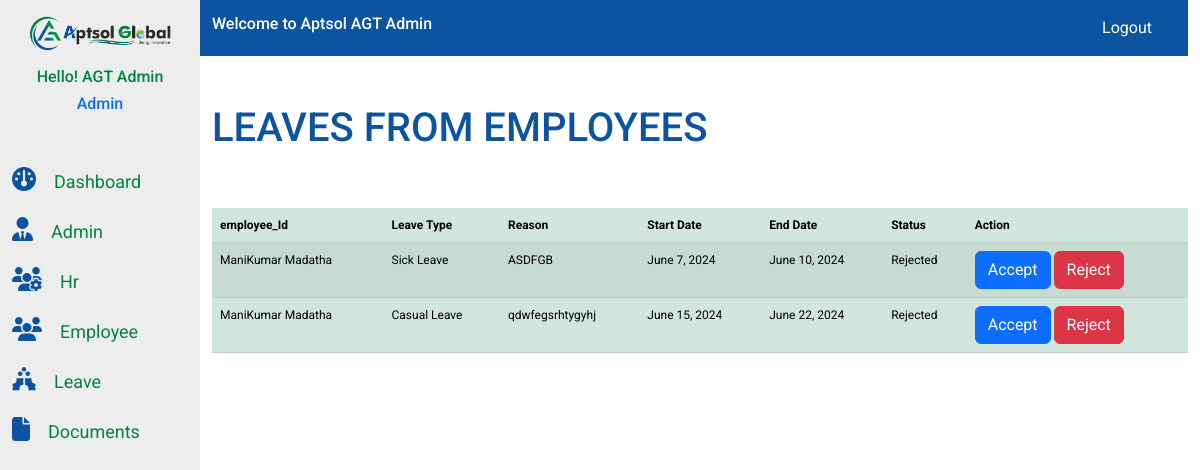
/handleleaves/ (signed in), run on the app's committed database.
### AGT_admin_app/models.py (models this page shows, shortened)
class Employee_detail(models.Model):
    image=models.ImageField(upload_to="images",null=True,blank=True)
    First_Name = models.CharField(max_length=50)
    Last_Name = models.CharField(max_length=50)
    Email = models.EmailField()
    Contact = models.BigIntegerField()
    Emp_Id = models.CharField(primary_key=True,max_length=20)
    Department = models.ForeignKey(Depart,on_delete=models.CASCADE)
    Designation = models.CharField(max_length=50)
    Salary = models.DecimalField(max_digits=10, decimal_places=2)
    BasicPay = models.DecimalField(max_digits=10, decimal_places=2)
    PAN = models.CharField(max_length=10)
    UAN = models.BigIntegerField()
    BankAccount = models.BigIntegerField()
    Location = models.CharField(max_length=50)
    def __str__(self):
        return f"{self.First_Name} {self.Last_Name}"

class LeaveRequest(models.Model):
    Emp_Id = models.ForeignKey(Employee_detail,on_delete=models.CASCADE)
    leave_type = models.ForeignKey(LeaveType, on_delete=models.CASCADE)
    start_date = models.DateField()
    end_date = models.DateField()
    reason = models.TextField()
    status = models.CharField(max_length=50, choices=[('pending', 'Pending'), ('approved', 'Approved'), ('rejected', 'Rejected')])

class LeaveType(models.Model):
    name=models.CharField(max_length=100,null=False)
    def __str__(self):
        return self.name

### AGT_Hr/views.py (the view)
# urls.py: path('handleleaves/',views.Handle_leave_requests,name="handleleaves"),
def Handle_leave_requests(request):
    if request.user.is_authenticated:
        current_user=request.user
        emps=Employee_detail.objects.get(Email=current_user.email)
        leaverequests=LeaveRequest.objects.all()
        context={"emp":emps,"leaverequests":leaverequests}
        return render(request,"leavesemp.html",context)
    else:
         return render(request,'login.html')

### AGT_Hr/templates/leavesemp.html (shortened to what this page needs)
{% extends "base.html" %}
{% load static %}
{% block mainnavcontent %}
<div class="row mt-5 mb-5">
    <div class="col-md-12">
        <h1 class="admin-head">
          LEAVES FROM EMPLOYEES
        </h1>
    </div>
</div>
<div class="row">
    <div class="col-md-12">
        <table class="table table-success table-striped">
            <thead>
              <tr>
                <th scope="col">employee_Id</th>
                <th scope="col">Leave Type</th>
                <th scope="col">Reason</th>
                <th scope="col">Start Date</th>
                <th scope="col">End Date</th>
                <th scope="col">Status</th>
                <th scope="col">Action</th>
            </tr>
            </thead>
            <tbody>
                {% for leaves in leaverequests %}
              <tr>
                <td>{{leaves.Emp_Id}}</td>
                <td>{{leaves.leave_type}}</td>
                <td>{{leaves.reason}}</td>
                <td>{{leaves.start_date}}</td>
                <td>{{leaves.end_date}}</td>
                <td>{{leaves.status}}</td>
                <td>
                    <a href="{% url 'accept_leave' leaves.id %}" class="btn btn-primary ">Accept</a>
                    <a href="{% url 'reject_leave' leaves.id %}" class="btn btn-danger">Reject</a>
                </td>
              </tr>
              {% endfor %}
            </tbody>
          </table>
    </div>
</div>
{%endblock%}

### AGT_app/templates/base.html (shortened to what this page needs)
{% load static %}
<!DOCTYPE html>
<html lang="en">
<head>
    <link rel="stylesheet" href="https://cdnjs.cloudflare.com/ajax/libs/font-awesome/6.5.1/css/all.min.css" />
    <link rel="stylesheet" href="{% static 'assets/css/bootstrap.min.css'%}">
    <link rel="stylesheet" href="{% static 'assets/css/style.css'%}">
    <link rel="stylesheet" href="{% static 'assets/css/media.css'%}">
</head>
<body>
   <div class="main-navbarflex">
    <section class="sidenav">
        <div class="sidenav_side">
            <div class="container">
                <div class="row">
                    <div class="col-md-12">
                        <div class="side_nav">
                            <div class="logoApt">
                               <a href="/home">
                                <img src="{% static 'assets/images/Logo/logo.png'%}" class="img-fluid" alt="logo">
                               </a>
                            </div>
                            <div class="username1">
                               <a href="/Employee_info"><h3 class="user_con">Hello! {{emp.First_Name}} {{emp.Last_Name}}</h3></a>
                               <a href="{% url 'Emp_info' emp.Emp_Id %}"><h6 class="user_designation text-center">{{emp.Designation}}</h6></a>
                            </div>
                        </div>
                    </div>
                </div>
                <div class="row">
                    <div class="col-md-12">
                        <div class="sidenav_items">
                            <ul class="list-group">
                                <li class="list-items"><a href="/home"><i class="fa-solid fa-gauge side-icons"></i><span class="side-item">Dashboard</span></a></li>
                                {% if user.is_superuser  %}
                                <li class="list-items"><a href="/admin_app"><i class="fa-solid fa-user-tie side-icons"></i><span class="side-item" >Admin</span></a></li>
                                {% endif %}
                                {% if user.is_staff %}
                                <li class="list-items"><a href="/Hr_manage"><i class="fa-solid fa-users-gear side-icons"></i><span class="side-item">Hr</span></a></li>
                                {% endif %}
                                <li class="list-items"><a href="/Employee_info"><i class="fa-solid fa-users side-icons"></i><span class="side-item">Employee</span></a></li>
                                <li class="list-items"><a href=""><i class="fa-solid fa-holly-berry side-icons"></i><span class="side-item">Leave</span></a></li>
                                <li class="list-items"><a href=""><i class="fa-solid fa-file side-icons"></i><span class="side-item">Documents</span></a></li>
                            </ul>
                        </div>
                    </div>
                </div>
            </div>
        </div>
    </section>
    <section class="main-nav">
        <div class="container">
            <div class="row">
                <div class="col-md-12">
                    <nav class="navbar navbar-expand-lg">
                        <div class="container">
                          <a href="/Employee_info"><h3 class="user_name">Welcome to Aptsol {{emp.First_Name}} {{emp.Last_Name}}</h3></a>
                          <div class="collapse navbar-collapse" id="navbarSupportedContent">
                            <ul class="navbar-nav ms-auto mb-2 mb-lg-0">
                              <li class="nav-item">
                                <a class="nav-link" href="#"></a>
                              </li>
                              <li class="nav-item">
                                <a class="nav-link" aria-current="page" href="/logout">Logout</a>
                              </li>
                              <li class="nav-item">
                                <a class="nav-link" href="#"></a>
                              </li>
                            </div>
                        </div>
                      </nav>
                </div>
            </div>
        </div>
       <section class="main-content">
        <div class="container">
            {% block mainnavcontent%}
            {% endblock mainnavcontent%}
        </div>
       </section>
    </section>
   </div>
</body>
</html>

### static/assets/css/style.css (style rules this page uses)
* { margin: 0; padding: 0; box-sizing: border-box; list-style: none; font-family: "Roboto", sans-serif; }
a { text-decoration: none; }
.main-navbarflex { display: inline-flex; }
section.sidenav { width: 20%; background:#00000012; min-height: 100vh; }
.main-nav { width: 100%; }
.logoApt { padding: 15px; }
nav.navbar { background: #0c54a0; margin-left: -12px; }
ul.list-group { margin: -15px 0px 0 0px; padding: 30px; }
h3.user_con { color: #00843e; font-size: 16px; text-align: center; }
a.nav-link { color: #fff !IMPORTANT; }
li.list-items { margin-bottom: 20px; font-size: 20px; font-weight: 400; }
span.side-item { margin-left: 20px; color: #00843e; }
i.fa-solid { color: #0c54a0; font-size: 25px; }
h3.user_name { color: #fff; font-size: 16px; }
h1.admin-head { color: #0c54a0; }
table { font-size: 12px; }

### static/assets/css/media.css (style rules this page uses)
@media only screen and (min-width:1023px) and (max-width:1360px) { ul.list-group { padding: 0; margin: 45px 0 0 0px; } }
@media only screen and (min-width:1023px) and (max-width:1360px) { span.side-item { margin-left: 18px; color: #00843e; font-size: 18px; } }
@media only screen and (min-width:1023px) and (max-width:1360px) { i.fa-solid { color: #0c54a0; font-size: 24px } }

### data on the page
Employee_detail: First_Name "AGT", Last_Name "Admin", Designation "Admin"
LeaveRequest: Emp_Id "ManiKumar Madatha", leave_type "Sick Leave", reason "ASDFGB", start_date "June 7, 2024", end_date "June 10, 2024", status "Rejected"
LeaveRequest: Emp_Id "ManiKumar Madatha", leave_type "Casual Leave", reason "qdwfegsrhtygyhj", start_date "June 15, 2024", end_date "June 22, 2024", status "Rejected"
